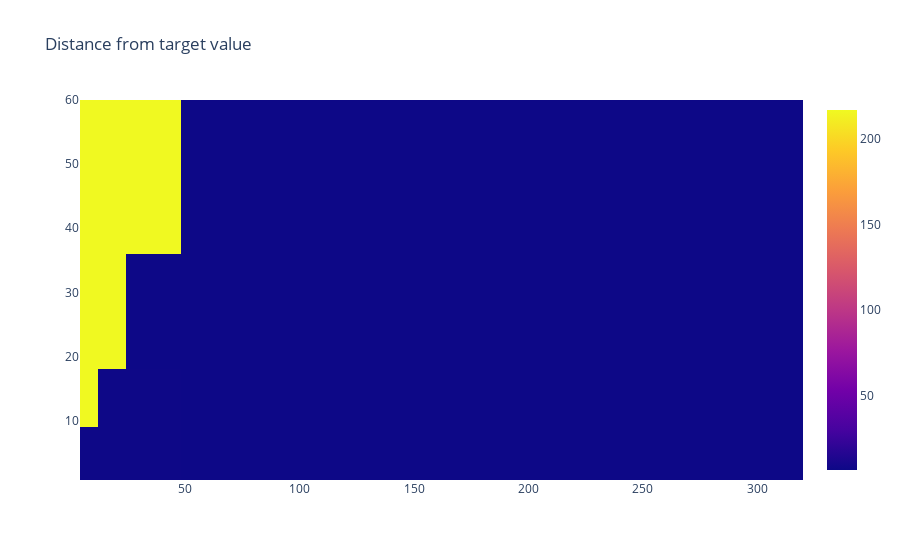
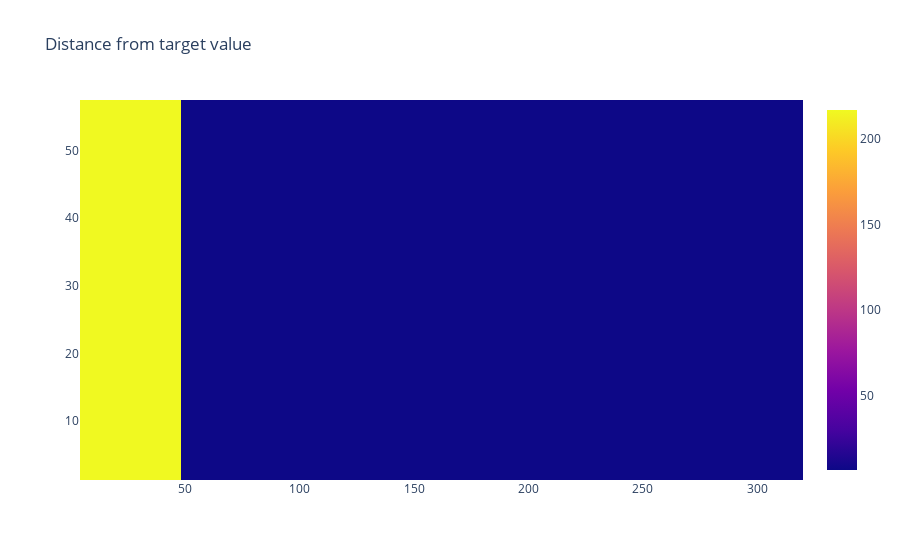

The notebook cell saved with these charts, in order:
### Code cell
import plotly.graph_objects as go
import datetime
import numpy as np

fig = go.Figure(data=go.Heatmap(
        z=df["delta"],
        x=df["lp"],
        y=df["hp"]))


fig.update_layout(
    title='Distance from target value')

fig.show()


fig = go.Figure(data=go.Heatmap(
        z=df["delta"],
        x=df["lp"],
        y=df["sigma"]))


fig.update_layout(
    title='Distance from target value')

fig.show()

### Figure 1 — Plotly figure (JSON) as saved in the notebook; plotly's stock layout.template omitted (floating-point values rounded to 4 significant figures; data arrays with more than 128 entries replaced by an {"elided": "..."} marker saying what was removed)
{"data": [{"type": "heatmap", "x": {"elided": "180 int values"}, "y": {"elided": "180 float values"}, "z": {"elided": "180 float values"}}], "layout": {"title": {"text": "Distance from target value"}}}

### Figure 2 — Plotly figure (JSON) as saved in the notebook; plotly's stock layout.template omitted (floating-point values rounded to 4 significant figures; data arrays with more than 128 entries replaced by an {"elided": "..."} marker saying what was removed)
{"data": [{"type": "heatmap", "x": {"elided": "180 int values"}, "y": {"elided": "180 float values"}, "z": {"elided": "180 float values"}}], "layout": {"title": {"text": "Distance from target value"}}}
